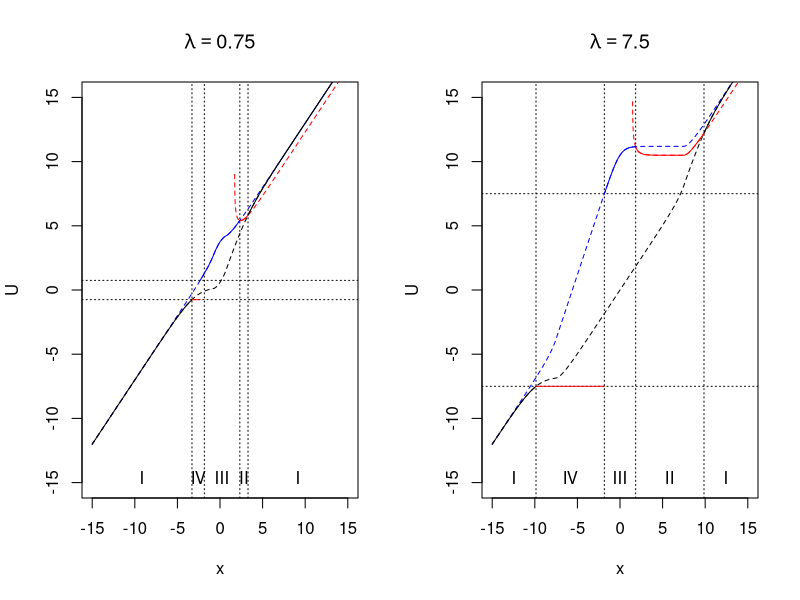
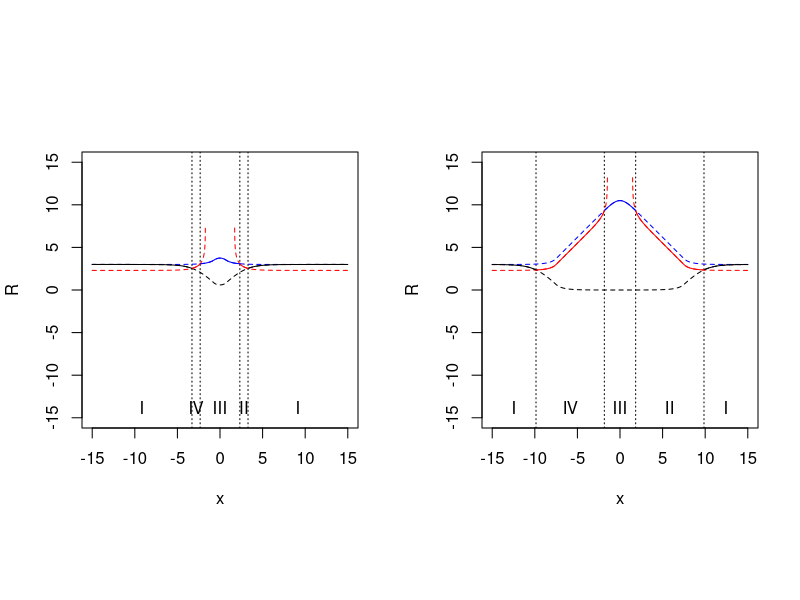
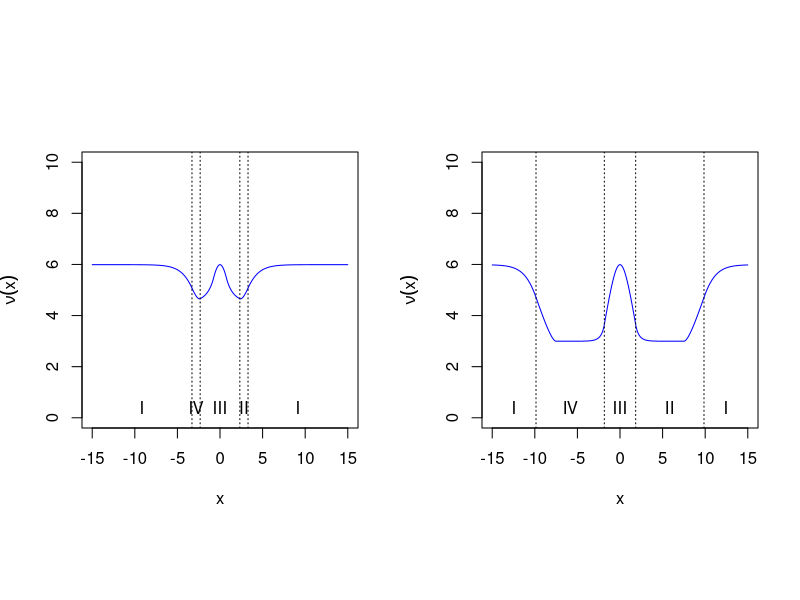

The R source for these figures, in order:
#--------------------------------------------------------------------------------------------------------------------#
# On frequentist coverage of Bayesian credible sets for estimation of the mean under constraints
# Duisters & Schmidt-Hieber
# Math Institute, Leiden University
# June 2019
#--------------------------------------------------------------------------------------------------------------------#
#--------------------------------------------------------------------------------------------------------------------#
# source functions
library(rmutil) #dlaplace

#--------------------------------------------------------------------------------------------------------------------#
# Plots
#--------------------------------------------------------------------------------------------------------------------#
# Fig 3: Visualize R functions
dist <- "Lap"

# localize g and G functions
if(dist=="Lap"){
  g <- function(x,theta0=0){dlaplace(x,m=theta0,s=1)}
  G <- function(x,theta0=0){plaplace(x,m=theta0,s=1)}  
  Ginv <- function(p){qlaplace(p)}
}
if(dist=="Normal"){
  g <- function(x,theta0=0){dnorm(x,theta0,1)}
  G <- function(x,theta0=0){pnorm(x,theta0,1)}
  Ginv <- function(p){qnorm(p)}  # make precise by always considering small p as opposed to large  
}
if(dist=="t3"){
  g <- function(x,theta0=0){dt(x,3)}
  G <- function(x,theta0=0){pt(x,3)}  
  Ginv <- function(p){qt(p,3)}
}
if(dist=="t5"){
  g <- function(x,theta0=0){dt(x,5)}
  G <- function(x,theta0=0){pt(x,5)}  
  Ginv <- function(p){qt(p,5)}
}
if(dist=="Cauchy"){
  g <- function(x,theta0=0){dcauchy(x,theta0,1)}
  G <- function(x,theta0=0){pcauchy(x,theta0,1)}  
  Ginv <- function(p){qcauchy(p)}
}

# R functions
R1f <- function(x,alpha,w,lambda){Ginv(pmax(0,pmin(1,1 - alpha/2 - (1-w)/(2*w)*alpha*g(x)-((1-alpha)/2)*(G(lambda-x)-G(-lambda-x)))))}
R2f <- function(x,alpha,w,lambda){Ginv(pmax(0,pmin(1,1 - alpha - (1-w)/w*alpha*g(x)+alpha*(G(lambda-x)-G(-lambda-x)) + G(-lambda-x))))}
R3f <- function(x,alpha,w,lambda){Ginv(pmax(0,pmin(1,1 - alpha/2 - (1-w)/(2*w)*alpha*g(x)+(alpha/2)*(G(lambda-x)-G(-lambda-x)))))}


alpha <- 0.05
lambdas <- c(0.75,7.5)
w <- 1
#w<-0.2


pdf("Figures/figR.pdf",width=9)

xgrid <- seq(-15,15,0.01)
ranges <- c(-15,15)

par(mfrow=c(1,length(lambdas)),pty="s")
for(lambda in lambdas){
  
  # get R
  R1 <- R1f(xgrid,alpha,w,lambda)
  R2 <- R2f(xgrid,alpha,w,lambda)
  R3 <- R3f(xgrid,alpha,w,lambda)
  
  plot(xgrid,xgrid,type="n",xlab="x",ylab="R",xlim=ranges,asp=1) #main=bquote(lambda==.(lambda))
  
  x1 <- xgrid[xgrid > lambda + R1]
  x2 <- xgrid[(xgrid > 0) & (-lambda + R3 < xgrid) & (xgrid <= lambda + R1)  ]
  x3 <- xgrid[abs(xgrid) <= -lambda + R3]
  x4 <- (-x2)
  x5 <- xgrid[-xgrid > lambda + R1]
  
  
  # exclude |x| <= t_alpha
  ta <-max(0,xgrid[((w/(1-w))*(G(xgrid - lambda) + G(-xgrid - lambda))/g(xgrid)) <= (alpha/(1-alpha))])
  #if(ta!=0){polygon(x=c(-ta,ta,ta,-ta,-ta),y=c(-100,-100,100,100,-100),col="grey")}
  
  if(ta==0){ # this is a manual trick, not exact
  abline(v=c(max(x5),max(x4),min(x2),min(x1)),lty=3)
  mtext(c("I","IV","III","II","I"),side=1,adj=0.5,line=-1.5,at=c((min(ranges)+max(x5))/2,(max(x5)+max(x4))/2,(max(x4)+min(x2))/2,(min(x2)+min(x1))/2,(min(x1)+max(ranges))/2))
  }else{
    abline(v=c(max(x5),-ta,ta,min(x1)),lty=3)  
    mtext(c("I","IV","-","II","I"),side=1,adj=0.5,line=-1.5,at=c((min(ranges)+max(x5))/2,(max(x5)-ta)/2,(-ta+ta)/2,(ta+min(x1))/2,(min(x1)+max(ranges))/2))
    mtext(c(expression(-t[alpha]),expression(t[alpha])),side=1,at=c(-ta,ta),line=1)
  }
  
  lines(xgrid,R1,lty=2)
  lines(xgrid,R2,col="red",lty=2)
  lines(xgrid,R2f(-xgrid,alpha,w,lambda),col="red",lty=2)
  lines(xgrid,R3,col="blue",lty=2)
  
  # Active x in regime
  lines(x1[abs(x1)>ta],R1f(x1[abs(x1)>ta],alpha,w,lambda),lty=1)
  lines(x2[abs(x2)>ta],R2f(x2[abs(x2)>ta],alpha,w,lambda),col="red",lty=1)
  lines(x3[abs(x3)>ta],R3f(x3[abs(x3)>ta],alpha,w,lambda),col="blue",lty=1)
  lines(x4[abs(x4)>ta],R2f(-x4[abs(x4)>ta],alpha,w,lambda),col="red",lty=1)
  lines(x5[abs(x5)>ta],R1f(x5[abs(x5)>ta],alpha,w,lambda),lty=1)
  
  #legend("topleft",c(expression(R[1](x)),expression(paste(R[2](-x),",",R[2](x))),expression(R[3](x))),lty=c(1,1,1),col=c(1,"red","blue"),bg="white",box.col="white",seg.len=2)
  
}

dev.off()

# check, should give the same as FigLU :
# will replace getU and figLU
# plot U
par(mfrow=c(1,length(lambdas)))
for(lambda in lambdas){
  plot(xgrid,xgrid,type="n",xlab="x",ylab="U",ylim=c(-15,15),main=bquote(lambda==.(lambda)))
  
  lines(xgrid,xgrid+R1f(xgrid,alpha,w,lambda),lty=2)
  lines(xgrid,xgrid+R2f(xgrid,alpha,w,lambda),col="red",lty=2)
  lines(xgrid,xgrid+R3f(xgrid,alpha,w,lambda),col="blue",lty=2)

  x1 <- x2 <- x3 <- x5 <-  numeric(0)
  x1 <- xgrid[xgrid > lambda + R1f(xgrid,alpha,w,lambda)]
  x5 <- xgrid[-xgrid > lambda + R1f(xgrid,alpha,w,lambda)]
  x2 <- xgrid[(xgrid > 0) & (-lambda + R3f(xgrid,alpha,w,lambda) < xgrid) & (xgrid <= lambda + R1f(xgrid,alpha,w,lambda))]
  x3 <- xgrid[abs(xgrid) <= -lambda + R3f(xgrid,alpha,w,lambda)]
  
  abline(h=c(-lambda,lambda),lty=3)
  #abline(v=c(max(x5),min(x3),max(x3),min(x1)),lty=3)
  #mtext(c("I","IV","III","II","I"),side=1,adj=0.5,line=-1.5,at=c((min(xgrid)+max(x5))/2,(max(x5)+min(x3))/2,(min(x3)+max(x3))/2,(max(x3)+min(x1))/2,(min(x1)+max(xgrid))/2))
  abline(v=c(max(x5),max(x4),min(x2),min(x1)),lty=3)
  mtext(c("I","IV","III","II","I"),side=1,adj=0.5,line=-1.5,at=c((min(xgrid)+max(x5))/2,(max(x5)+max(x4))/2,(max(x4)+min(x2))/2,(min(x2)+min(x1))/2,(min(x1)+max(xgrid))/2))
  
  
  if(length(x1)>0){lines(x1,x1+R1f(x1,alpha,w,lambda),lty=1)}
  if(length(x5)>0){lines(x5,x5+R1f(x5,alpha,w,lambda),lty=1)}
  if(length(x2)>0){lines(x2,x2+R2f(x2,alpha,w,lambda),col="red",lty=1)}
  if(length(x2)>0){lines(-x2,rep(-lambda,length(x2)),col="red",lty=1)}
  if(length(x3)>0){lines(x3,x3+R3f(x3,alpha,w,lambda),col="blue",lty=1)}
  
}

# ---------------------------------------------------------------------------------------- #
# Lebesgue measure HPD credible set

alpha <- 0.05
lambdas <- c(0.75,7.5)
w <- 1
#w<-0.2

pdf("Figures/figsize.pdf",width=9)
#pdf("Figures/figsizeSI.pdf",width=9) #w=0.2

par(mfrow=c(1,length(lambdas)),pty="s")
for(lambda in lambdas){
  plot(xgrid,xgrid,type="n",xlab="x",ylab=expression(nu(x)),ylim=c(0,10))
  #polygon(x=c(-100,100,100,-100,-100),y=c(-100,-100,0,0,-100),col="lightgrey")
  #box()

  
  ta <-max(0,xgrid[((w/(1-w))*(G(xgrid - lambda) + G(-xgrid - lambda))/g(xgrid)) <= (alpha/(1-alpha))])
  
  x1 <- xgrid[(xgrid > lambda + R1f(xgrid,alpha,w,lambda))]
  x2 <- xgrid[(xgrid > 0) & (-lambda + R3f(xgrid,alpha,w,lambda) < xgrid) & (xgrid <= lambda + R1f(xgrid,alpha,w,lambda))  ]
  x3 <- xgrid[(abs(xgrid) <= -lambda + R3f(xgrid,alpha,w,lambda))]
  x4 <- (-x2)
  x5 <- xgrid[(-xgrid > lambda + R1f(xgrid,alpha,w,lambda))]
  
  lines(x1[abs(x1)>ta],2*R1f(x1[abs(x1)>ta],alpha,w,lambda),col="blue") # black
  lines(x2[abs(x2)>ta],x2[x2>ta]+R2f(x2[abs(x2)>ta],alpha,w,lambda)-lambda,col="blue") #green
  lines(x3[abs(x3)>ta],2*R3f(x3[abs(x3)>ta],alpha,w,lambda)-2*lambda,col="blue") # blue
  lines(x4[abs(x4)>ta],-x4[abs(x4)>ta]+R2f(-x4[abs(x4)>ta],alpha,w,lambda)-lambda,col="blue") # red
  lines(x5[abs(x5)>ta],2*R1f(x5[abs(x5)>ta],alpha,w,lambda),col="blue") # black
 
  lapply(list(x1,x2,x3,x4,x5),function(x)lines(x[abs(x)<=ta],rep(0,sum(abs(x)<=ta)),col="blue")) # draw zero size for HPD(x)={0}.
   
  if(ta==0){ # this is a manual trick, not exact
    abline(v=c(max(x5),max(x4),min(x2),min(x1)),lty=3)
    mtext(c("I","IV","III","II","I"),side=1,adj=0.5,line=-1.5,at=c((min(xgrid)+max(x5))/2,(max(x5)+max(x4))/2,(max(x4)+min(x2))/2,(min(x2)+min(x1))/2,(min(x1)+max(xgrid))/2))
  }else{
    abline(v=c(max(x5),-ta,ta,min(x1)),lty=3,col="grey")
    mtext(c("I","IV","-","II","I"),side=1,adj=0.5,line=-1.5,at=c((min(ranges)+max(x5))/2,(max(x5)-ta)/2,(-ta+ta)/2,(ta+min(x1))/2,(min(x1)+max(ranges))/2))
    mtext(c(expression(-t[alpha]),expression(t[alpha])),side=1,at=c(-ta,ta),line=1)
  }
  
  
}

dev.off()

# ---------------------------------------------------------------------------------------- #
